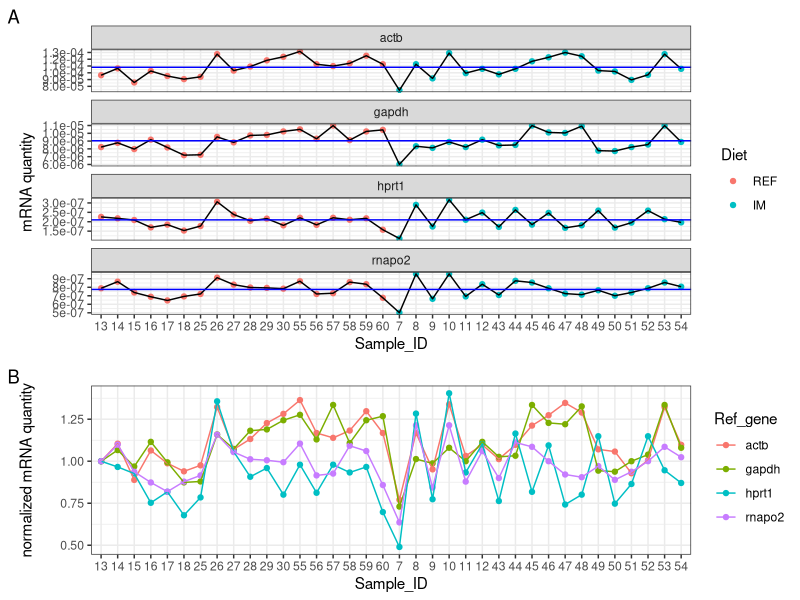
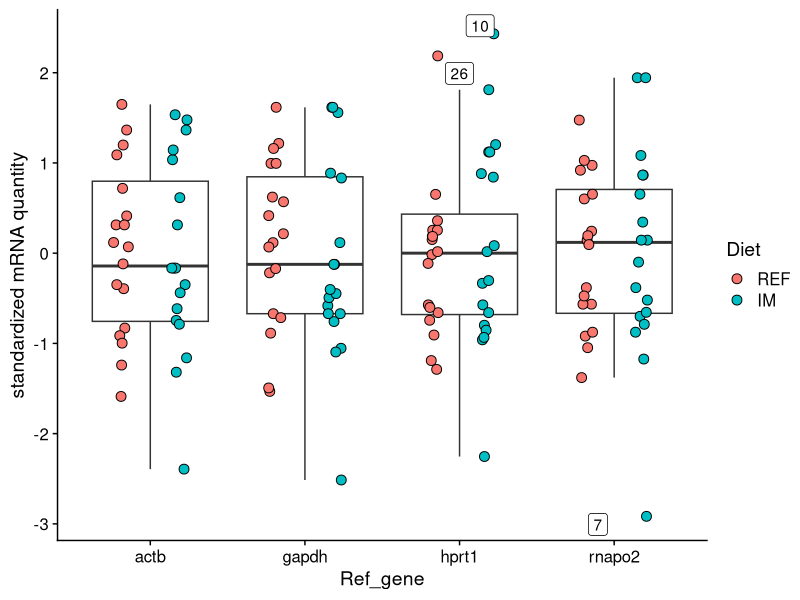
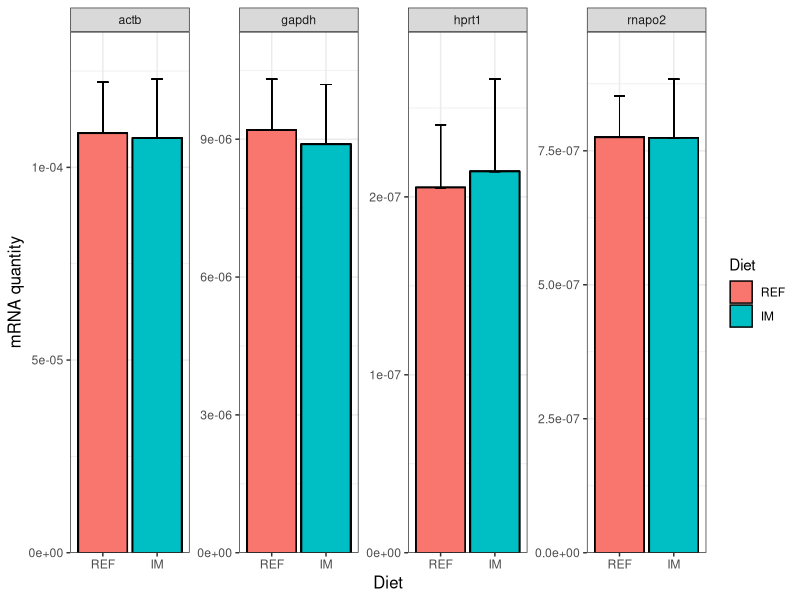
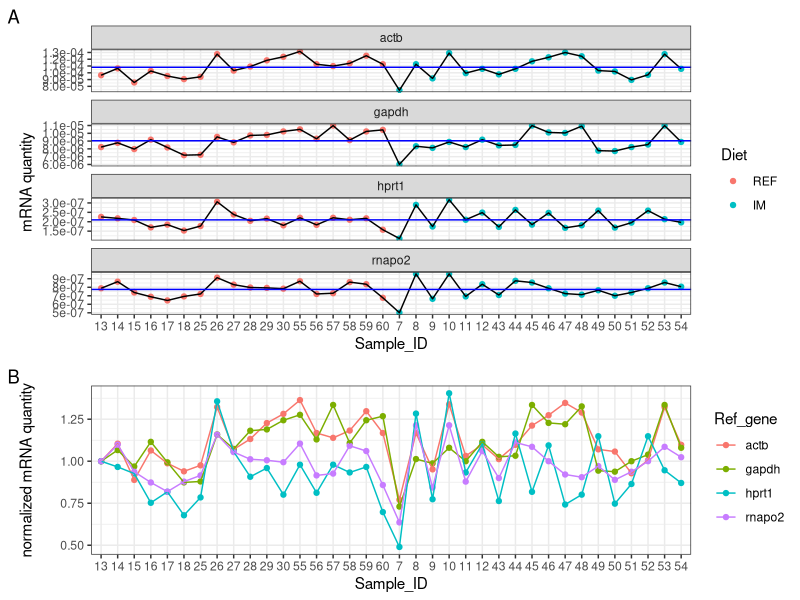
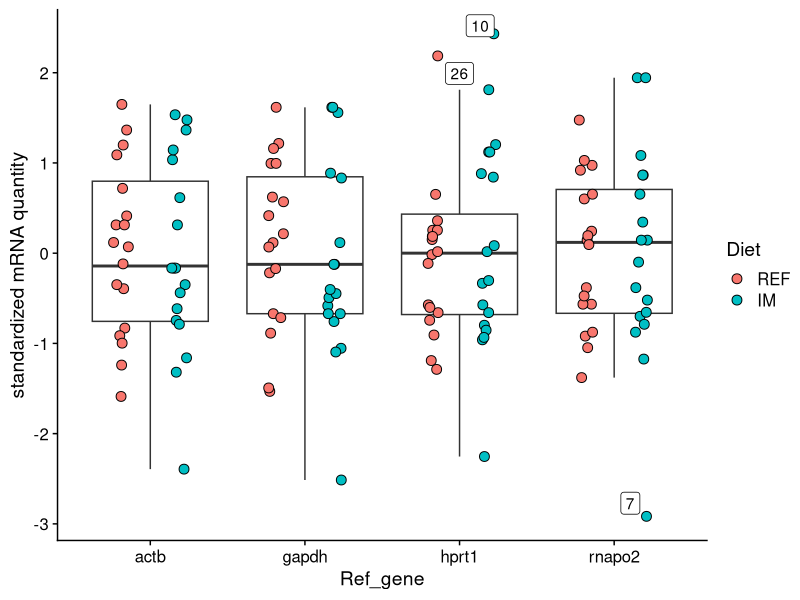
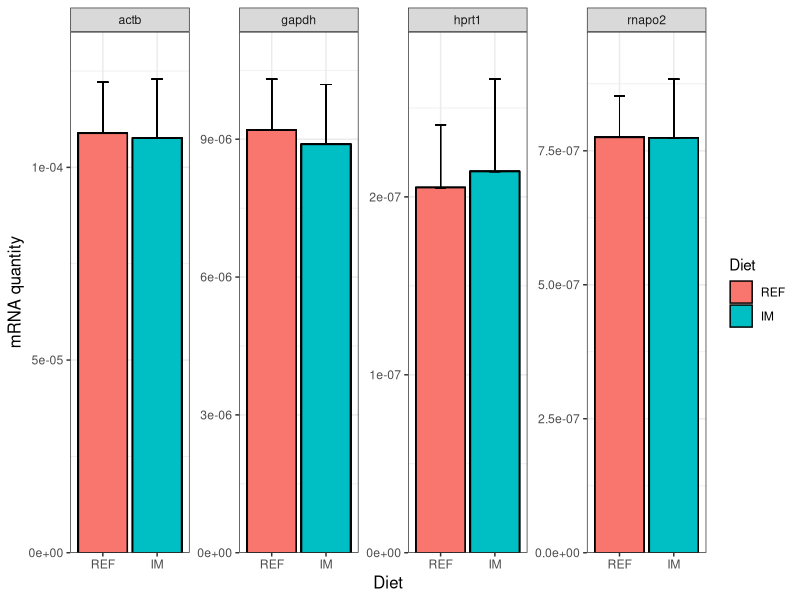
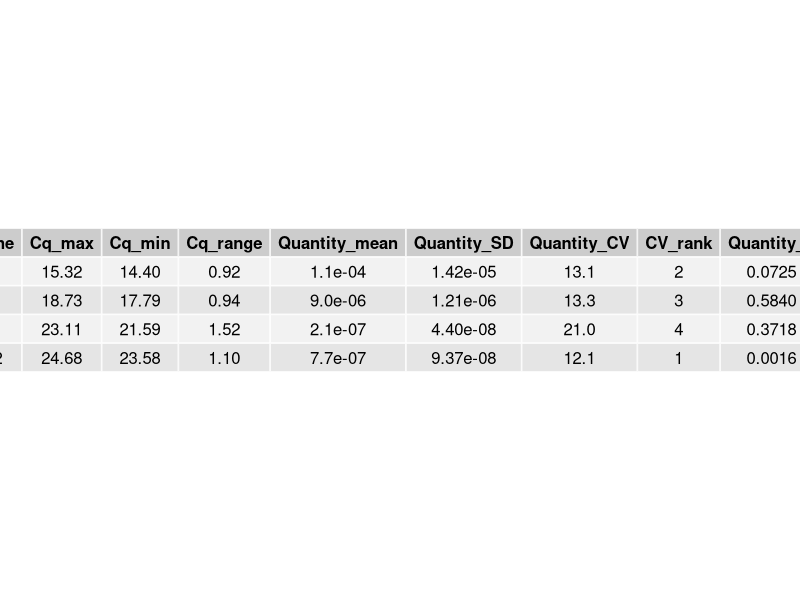

Reproduce these figures in R, in order. (Note: this script raises an error after producing the figures.)
library(tidyverse) # tidy, manipulate and plot data
library(broom) # tidy statistical outputs
library(cowplot) #  a ggplot2 add-on to provide a publication-ready theme  

# Import and tidy data #########################################################
df <- read_csv("data/clean_data/AqFl2_qPCR_ref_PI.csv", col_names = T, na = "") 
               
head(df, n = 20L)
str(df)

# Tidy data and calculate new variables
df <- df %>% 
  arrange(Ref_gene, desc(Diet)) %>% 
  mutate(Quantity = `^`(PE, -Cq)) %>% # calculate mRNA quantity. PE: primer efficiency
  group_by(Ref_gene, Diet)  %>%
  mutate(Mean = mean(Quantity), SD = sd(Quantity)) %>% # calculate average mRNA quantity per diet and its sd
  ungroup() %>%
  group_by(Ref_gene) %>%
  mutate(Quantity_std = scale(Quantity), # standardize mRNA quantity of each reference gene
         Quantity_nm = Quantity / Quantity[1]) # normalize mRNA quantity of each reference gene to the first sample
 
# Exploratory analysis ######################################################### 
# Convert character to factor, specifying the desired orders to be shown on plots
df$Diet <- factor(df$Diet, levels = c("REF", "IM"))
df$Sample_ID <- factor(df$Sample_ID, levels = unique(df$Sample_ID)) # use the exact order of Sample_ID column

# Point diagram ----------------------------------------------------------------
# make a dataframe containing the grand mean of mRNA quantity per reference gene
gm <- df %>% 
  group_by(Ref_gene) %>%
  summarize(gmean = mean(Quantity))

# make point diagram 
# Show individual expression profile
p1 <- df %>% 
  ggplot(aes(x = Sample_ID, y = Quantity, group = 1)) +
    geom_point(aes(color = Diet)) +
    geom_line() +
    facet_wrap(~ Ref_gene, ncol = 1, scales = "free_y") +
    labs(y = "mRNA quantity", tag = "A") +
    scale_y_continuous(labels = scales::scientific) + 
    theme_bw() +
    geom_hline(aes(yintercept = gmean), gm, color = "blue") # The blue line shows the grand mean.

# Show normalized expression levels of the 4 reference genes in one plot
p2 <- df %>% 
  ggplot(aes(x = Sample_ID, y = Quantity_nm, color = Ref_gene)) +
    geom_point() +
    geom_line(aes(group = Ref_gene)) +
    labs(y = "normalized mRNA quantity", tag = "B") +
    theme_bw() +
    scale_fill_brewer(palette = "Dark2") 

# Combine the plots
plot_grid(p1, p2, ncol = 1, align = "v", rel_heights = c(3, 2))

ggsave('analysis/exploratory_analysis/qPCR_ref_PI_pointDiagram.pdf', 
       units = "in", 
       dpi = 300,
       height = 10,
       width = 8)

# Boxplot ----------------------------------------------------------------------
# convert Sample_ID as character, otherwise ggrepel won't work properly
df$Sample_ID <- as.character(df$Sample_ID)

# Define a function for identifying outliers
is_outlier <- function(x) {
  x < quantile(x, 0.25) - 1.5 * IQR(x) | x > quantile(x, 0.75) + 1.5 * IQR(x)
}

# Make boxplot using standardized mRNA quantity
df %>% 
  group_by(Ref_gene) %>%
  mutate(outlier = is_outlier(Quantity_std)) %>%
  ggplot(aes(x = Ref_gene, y = Quantity_std, 
             label = ifelse(outlier, Sample_ID, NA))) +
  geom_boxplot(outlier.shape = NA) +
  geom_point(aes(fill = Diet), size = 3, shape = 21, 
             position = position_jitterdodge(0.2)) +
  ggrepel::geom_label_repel() + # label outliers with Sample_ID
  ylab("standardized mRNA quantity") +
  theme_cowplot()

ggsave('analysis/exploratory_analysis/qPCR_ref_PI_boxPlot.pdf', 
       units = "in", dpi = 300)

# Barplot ----------------------------------------------------------------------
df %>%
  ggplot(aes(x = Diet, y =  Mean, fill = Diet)) +
  geom_bar(stat = "identity", position = position_dodge(), colour = "black") +
  geom_errorbar(aes(ymin = Mean, ymax = Mean + SD), size = 0.3, width = 0.2) + # add error bar (sd)
  facet_wrap(~ Ref_gene, nrow = 1, scales = "free_y") +
  scale_y_continuous(limits = c(0, NA), 
                     expand = expand_scale(mult = c(0, 0.1))) + 
  ylab("mRNA quantity") +
  theme_bw() +
  theme(axis.title.x = element_text(size = 12),
        axis.title.y = element_text(size = 12))

ggsave('analysis/exploratory_analysis/qPCR_ref_PI_barPlot.pdf', 
       units = "in", dpi = 300)

# Rank reference genes by coefficient of variation and F statistic #############
# Calculate coefficient of variance (cv), measuring overall stability of reference genes across all the samples
cv <- df %>% 
  group_by(Ref_gene) %>%
  summarize(Cq_max = max(Cq), 
            Cq_min = min(Cq), 
            Cq_range = max(Cq) - min(Cq), 
            Quantity_mean = mean(Quantity), 
            Quantity_SD = sd(Quantity),
            Quantity_CV = 100 * Quantity_SD / Quantity_mean) %>%
  mutate(CV_rank = dense_rank(Quantity_CV)) %>% # rank reference genes by CV
  arrange(Ref_gene)
  
# Calculate F-statistic, measuring reference gene stability across experimental treatments
F_stat <- df %>% 
  group_by(Ref_gene) %>% 
  do(tidy(aov(Quantity ~ Diet, data = .))) %>% # run ANOVA for each reference gene and tidy statistical outputs
  na.omit() %>%
  select(Ref_gene, statistic) %>%
  rename(Quantity_F = statistic) %>%
  as.data.frame() %>%
  mutate(F_rank = dense_rank(Quantity_F)) %>% # rank reference genes by F statistic
  arrange(Ref_gene) 

# Summary 
smr <- full_join(cv, F_stat, by = "Ref_gene")

# Format digits
smr$Quantity_mean <- formatC(smr$Quantity_mean, format = "e", digits = 1)
smr$Quantity_SD <- formatC(smr$Quantity_SD, format = "e", digits = 2)
smr$Quantity_CV <- formatC(smr$Quantity_CV, format = "f", digits = 1)
smr$Quantity_F <- formatC(smr$Quantity_F, format = "f", digits = 4)

# Export summary table
pdf('results/reference_gene_ranks/ref_gene_rank_PI.pdf', width = 12)
gridExtra::grid.table(smr)
dev.off()

# Get session info
writeLines(capture.output(sessionInfo()), "analysis/code/qPCR_ref_PI_sessionInfo.txt")
